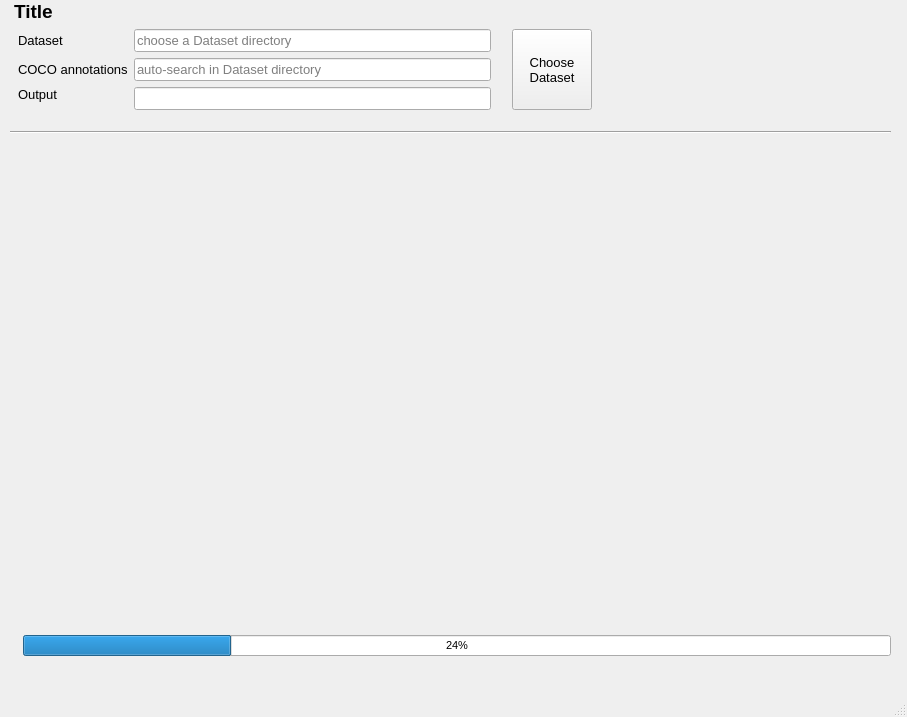
<?xml version="1.0" encoding="UTF-8"?>
<ui version="4.0">
 <class>MainWindow</class>
 <widget class="QMainWindow" name="MainWindow">
  <property name="geometry">
   <rect>
    <x>0</x>
    <y>0</y>
    <width>907</width>
    <height>717</height>
   </rect>
  </property>
  <property name="windowTitle">
   <string>MainWindow</string>
  </property>
  <widget class="QWidget" name="centralwidget">
   <widget class="QWidget" name="verticalLayoutWidget">
    <property name="geometry">
     <rect>
      <x>0</x>
      <y>0</y>
      <width>901</width>
      <height>661</height>
     </rect>
    </property>
    <layout class="QVBoxLayout" name="main_layout" stretch="0,0,0,20,0,0">
     <property name="leftMargin">
      <number>10</number>
     </property>
     <property name="rightMargin">
      <number>10</number>
     </property>
     <property name="bottomMargin">
      <number>5</number>
     </property>
     <item>
      <widget class="QLabel" name="WindowTitle">
       <property name="font">
        <font>
         <pointsize>14</pointsize>
         <weight>75</weight>
         <italic>false</italic>
         <bold>true</bold>
        </font>
       </property>
       <property name="text">
        <string>Title</string>
       </property>
       <property name="margin">
        <number>3</number>
       </property>
       <property name="indent">
        <number>4</number>
       </property>
      </widget>
     </item>
     <item>
      <layout class="QGridLayout" name="gridLayout_2" columnstretch="5,0,3">
       <property name="leftMargin">
        <number>5</number>
       </property>
       <property name="rightMargin">
        <number>5</number>
       </property>
       <property name="bottomMargin">
        <number>15</number>
       </property>
       <item row="0" column="0">
        <layout class="QGridLayout" name="gridLayout" columnstretch="0,1,0" rowminimumheight="0,0,0">
         <property name="leftMargin">
          <number>0</number>
         </property>
         <property name="rightMargin">
          <number>0</number>
         </property>
         <property name="bottomMargin">
          <number>0</number>
         </property>
         <item row="1" column="0">
          <widget class="QLabel" name="label_2">
           <property name="font">
            <font>
             <pointsize>10</pointsize>
            </font>
           </property>
           <property name="text">
            <string>COCO annotations</string>
           </property>
           <property name="margin">
            <number>1</number>
           </property>
           <property name="indent">
            <number>3</number>
           </property>
          </widget>
         </item>
         <item row="2" column="2">
          <spacer name="horizontalSpacer">
           <property name="orientation">
            <enum>Qt::Horizontal</enum>
           </property>
           <property name="sizeHint" stdset="0">
            <size>
             <width>15</width>
             <height>20</height>
            </size>
           </property>
          </spacer>
         </item>
         <item row="0" column="1">
          <widget class="QLineEdit" name="line_Dataset">
           <property name="font">
            <font>
             <pointsize>10</pointsize>
            </font>
           </property>
           <property name="readOnly">
            <bool>true</bool>
           </property>
           <property name="placeholderText">
            <string>choose a Dataset directory</string>
           </property>
          </widget>
         </item>
         <item row="1" column="1">
          <widget class="QLineEdit" name="line_COCO">
           <property name="font">
            <font>
             <pointsize>10</pointsize>
            </font>
           </property>
           <property name="readOnly">
            <bool>true</bool>
           </property>
           <property name="placeholderText">
            <string>auto-search in Dataset directory</string>
           </property>
          </widget>
         </item>
         <item row="0" column="0">
          <widget class="QLabel" name="label">
           <property name="font">
            <font>
             <pointsize>10</pointsize>
            </font>
           </property>
           <property name="text">
            <string>Dataset</string>
           </property>
           <property name="margin">
            <number>1</number>
           </property>
           <property name="indent">
            <number>3</number>
           </property>
          </widget>
         </item>
         <item row="2" column="1">
          <layout class="QVBoxLayout" name="outputLayout" stretch="0,1">
           <property name="spacing">
            <number>0</number>
           </property>
           <item>
            <widget class="QLineEdit" name="line_Output">
             <property name="font">
              <font>
               <pointsize>10</pointsize>
              </font>
             </property>
             <property name="readOnly">
              <bool>true</bool>
             </property>
            </widget>
           </item>
           <item>
            <spacer name="verticalSpacer_2">
             <property name="orientation">
              <enum>Qt::Vertical</enum>
             </property>
             <property name="sizeHint" stdset="0">
              <size>
               <width>20</width>
               <height>0</height>
              </size>
             </property>
            </spacer>
           </item>
          </layout>
         </item>
         <item row="2" column="0">
          <layout class="QVBoxLayout" name="verticalLayout_2">
           <property name="spacing">
            <number>0</number>
           </property>
           <item>
            <widget class="QLabel" name="label_3">
             <property name="font">
              <font>
               <pointsize>10</pointsize>
              </font>
             </property>
             <property name="text">
              <string>Output</string>
             </property>
             <property name="margin">
              <number>1</number>
             </property>
             <property name="indent">
              <number>3</number>
             </property>
            </widget>
           </item>
           <item>
            <spacer name="verticalSpacer_3">
             <property name="orientation">
              <enum>Qt::Vertical</enum>
             </property>
             <property name="sizeHint" stdset="0">
              <size>
               <width>20</width>
               <height>0</height>
              </size>
             </property>
            </spacer>
           </item>
          </layout>
         </item>
        </layout>
       </item>
       <item row="0" column="1">
        <widget class="QPushButton" name="pB_ChooseDataset">
         <property name="sizePolicy">
          <sizepolicy hsizetype="Preferred" vsizetype="Preferred">
           <horstretch>0</horstretch>
           <verstretch>0</verstretch>
          </sizepolicy>
         </property>
         <property name="font">
          <font>
           <pointsize>10</pointsize>
          </font>
         </property>
         <property name="text">
          <string>Choose
Dataset</string>
         </property>
        </widget>
       </item>
       <item row="0" column="2">
        <spacer name="horizontalSpacer_2">
         <property name="orientation">
          <enum>Qt::Horizontal</enum>
         </property>
         <property name="sizeHint" stdset="0">
          <size>
           <width>20</width>
           <height>20</height>
          </size>
         </property>
        </spacer>
       </item>
      </layout>
     </item>
     <item>
      <widget class="Line" name="line">
       <property name="font">
        <font>
         <pointsize>8</pointsize>
        </font>
       </property>
       <property name="frameShadow">
        <enum>QFrame::Sunken</enum>
       </property>
       <property name="orientation">
        <enum>Qt::Horizontal</enum>
       </property>
      </widget>
     </item>
     <item>
      <layout class="QVBoxLayout" name="verticalLayout">
       <item>
        <widget class="QWidget" name="widget" native="true"/>
       </item>
      </layout>
     </item>
     <item>
      <spacer name="verticalSpacer">
       <property name="orientation">
        <enum>Qt::Vertical</enum>
       </property>
       <property name="sizeHint" stdset="0">
        <size>
         <width>20</width>
         <height>5</height>
        </size>
       </property>
      </spacer>
     </item>
     <item>
      <layout class="QHBoxLayout" name="horizontalLayout_progress">
       <item>
        <widget class="QLabel" name="lbl_progress">
         <property name="text">
          <string/>
         </property>
        </widget>
       </item>
       <item>
        <widget class="QProgressBar" name="progressBar">
         <property name="font">
          <font>
           <pointsize>8</pointsize>
          </font>
         </property>
         <property name="value">
          <number>24</number>
         </property>
         <property name="textVisible">
          <bool>true</bool>
         </property>
         <property name="invertedAppearance">
          <bool>false</bool>
         </property>
         <property name="textDirection">
          <enum>QProgressBar::TopToBottom</enum>
         </property>
        </widget>
       </item>
      </layout>
     </item>
    </layout>
   </widget>
  </widget>
  <widget class="QMenuBar" name="menubar">
   <property name="geometry">
    <rect>
     <x>0</x>
     <y>0</y>
     <width>907</width>
     <height>26</height>
    </rect>
   </property>
  </widget>
  <widget class="QStatusBar" name="statusbar"/>
 </widget>
 <resources/>
 <connections/>
</ui>
